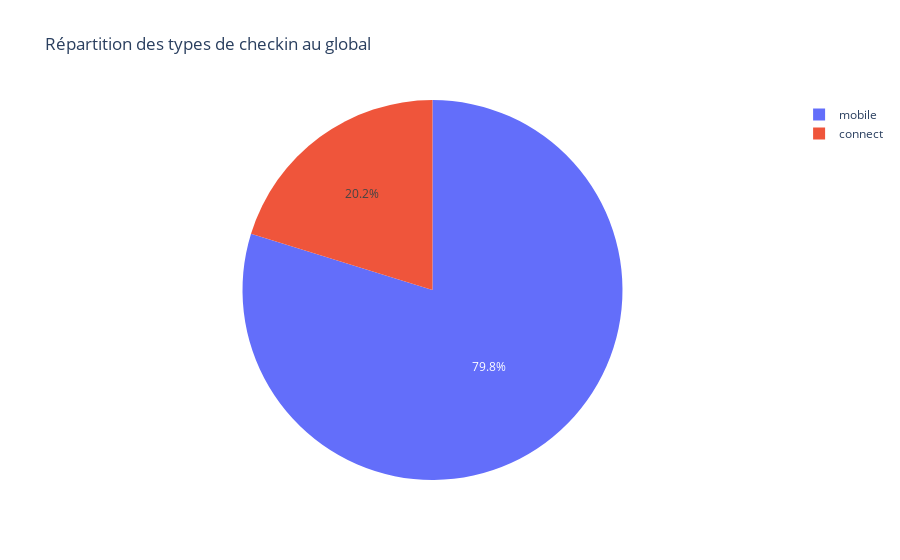

The notebook cell this image was saved under:
### Code cell
# Comptage global par état
groupby = delays_df.groupby("checkin_type")
get_type = pd.DataFrame({"start_type": groupby['checkin_type'].count()})
plot_connect=get_type.reset_index()

# Pie chart
fig=px.pie(
    plot_connect,
    names='checkin_type',
    values='start_type',
    title="Répartition des types de checkin au global",           # Supprime le label par défaut
)
fig.show()

### Figure 1 — Plotly figure (JSON) as saved in the notebook; plotly's stock layout.template omitted (floating-point values rounded to 4 significant figures)
{"data": [{"domain": {"x": [0, 1], "y": [0, 1]}, "hovertemplate": "checkin_type=%{label}<br>start_type=%{value}<extra></extra>", "labels": ["connect", "mobile"], "legendgroup": "", "name": "", "showlegend": true, "type": "pie", "values": [4307, 17003]}], "layout": {"legend": {"tracegroupgap": 0}, "title": {"text": "Répartition des types de checkin au global"}}}
